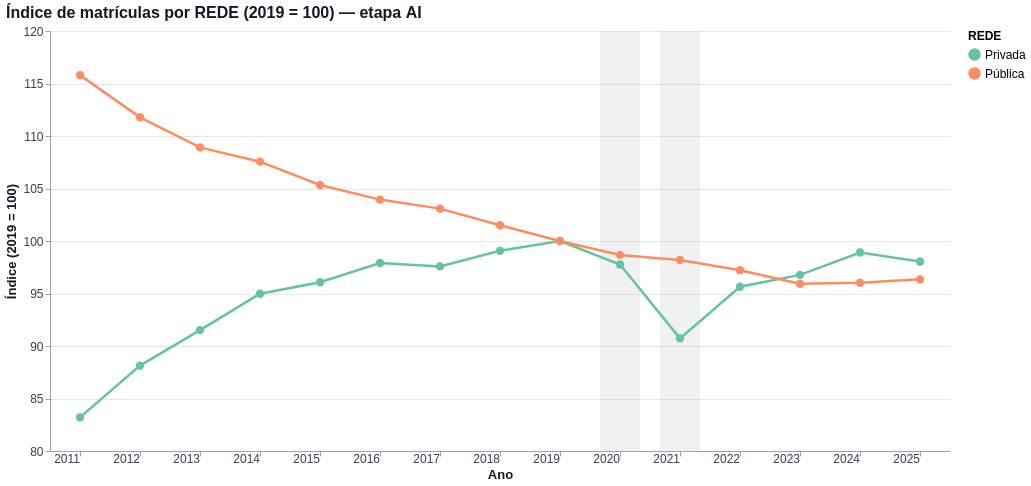
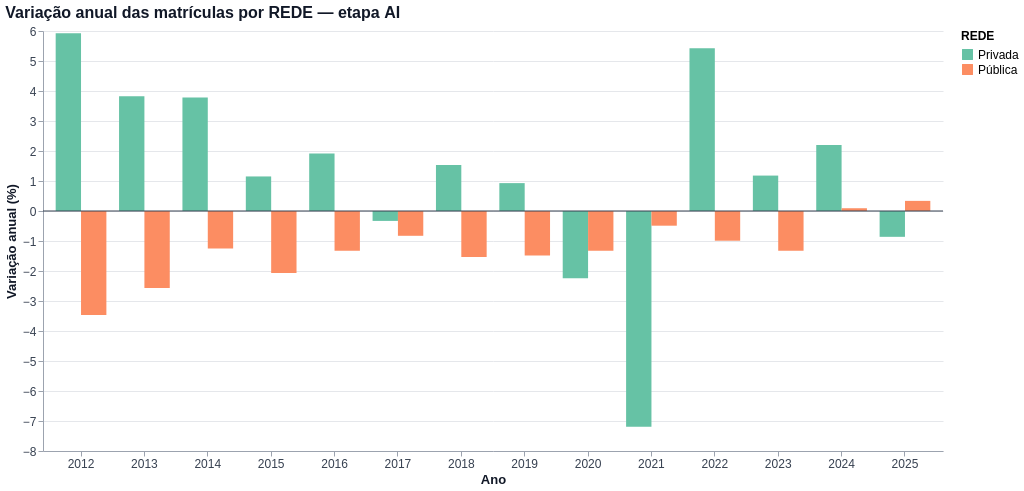

Source (notebook cell) for these figures, in order:
### Markdown cell above
## Etapa 4 — Índice (ano base = 100) e variação anual

- **Índice:** matrícula do ano ÷ matrícula do `ANO_BASE_INDICE` × 100. Permite comparar redes de tamanhos muito diferentes na mesma escala.
- **Variação anual:** `(matrícula em t − matrícula em t−1) / matrícula em t−1`, em %.

### Code cell
if ANO_BASE_INDICE not in tot.index or tot.loc[ANO_BASE_INDICE].isna().all():
    print(f"[aviso] ANO_BASE_INDICE={ANO_BASE_INDICE} não está na base filtrada; índice não calculado.")
    indice = None
else:
    indice = tot / tot.loc[ANO_BASE_INDICE] * 100
    print(f"Índice (ano {ANO_BASE_INDICE} = 100)")
    display(indice.round(1))
    g = grafico_linhas(longo(indice), "VALOR", f"Índice de matrículas por {DIMENSAO} ({ANO_BASE_INDICE} = 100) — etapa {ETAPA}",
                       f"Índice ({ANO_BASE_INDICE} = 100)", formato=".1f")
    display(g)

var = tot.pct_change(fill_method=None) * 100        # só compara anos consecutivos
print("Variação anual das matrículas (%)")
display(var.round(2))

barras = (alt.Chart(longo(var)).mark_bar().encode(
    x=alt.X("ANO:O", title="Ano", axis=alt.Axis(labelAngle=0)),
    xOffset=alt.XOffset("GRUPO:N"),
    y=alt.Y("VALOR:Q", title="Variação anual (%)"),
    color=alt.Color("GRUPO:N", title=DIMENSAO, scale=alt.Scale(scheme=ESQUEMA_CORES)),
    tooltip=["ANO:O", "GRUPO:N", alt.Tooltip("VALOR:Q", format=".2f", title="variação %")]))
zero = alt.Chart(pd.DataFrame({"y": [0]})).mark_rule(color="#374151").encode(y="y:Q")
display(estilizar(alt.layer(barras, zero).properties(
    width=LARGURA_GRAFICO, height=ALTURA_GRAFICO,
    title=f"Variação anual das matrículas por {DIMENSAO} — etapa {ETAPA}")))

### Figure 1 — Vega-Lite specification as saved in the notebook (floating-point values rounded to 4 significant figures)
{"config": {"view": {"continuousWidth": 300, "continuousHeight": 300, "stroke": null}, "axis": {"domainColor": "#9CA3AF", "gridColor": "#E5E7EB", "labelColor": "#374151", "labelFontSize": 12, "tickColor": "#9CA3AF", "titleColor": "#111827", "titleFontSize": 13}, "legend": {"labelFontSize": 12, "symbolSize": 120, "titleFontSize": 12}, "title": {"anchor": "start", "color": "#111827", "fontSize": 16, "subtitleColor": "#6B7280", "subtitleFontSize": 12}}, "layer": [{"data": {"name": "data-4fccd91b7735cae01866b9b58e92a5a9"}, "mark": {"type": "bar", "color": "#9CA3AF", "opacity": 0.15, "size": 40}, "encoding": {"x": {"field": "ANO", "type": "ordinal"}, "y": {"value": 0}, "y2": {"value": 420}}}, {"data": {"name": "data-a6fae5f785a72a5e0b2d0e4fb40c9fb5"}, "mark": {"type": "line", "point": {"filled": true, "size": 70}, "strokeWidth": 2.5}, "encoding": {"color": {"field": "GRUPO", "scale": {"scheme": "set2"}, "title": "REDE", "type": "nominal"}, "tooltip": [{"field": "ANO", "type": "ordinal"}, {"field": "GRUPO", "type": "nominal"}, {"field": "VALOR", "format": ".1f", "type": "quantitative"}], "x": {"axis": {"labelAngle": 0}, "field": "ANO", "title": "Ano", "type": "ordinal"}, "y": {"field": "VALOR", "scale": {"zero": false}, "title": "Índice (2019 = 100)", "type": "quantitative"}}}], "height": 420, "title": "Índice de matrículas por REDE (2019 = 100) — etapa AI", "width": 900, "$schema": "https://vega.github.io/schema/vega-lite/v6.4.1.json", "datasets": {"data-4fccd91b7735cae01866b9b58e92a5a9": [{"ANO": 2020}, {"ANO": 2021}], "data-a6fae5f785a72a5e0b2d0e4fb40c9fb5": [{"ANO": 2011, "GRUPO": "Privada", "VALOR": 83.21}, {"ANO": 2012, "GRUPO": "Privada", "VALOR": 88.13}, {"ANO": 2013, "GRUPO": "Privada", "VALOR": 91.51}, {"ANO": 2014, "GRUPO": "Privada", "VALOR": 94.97}, {"ANO": 2015, "GRUPO": "Privada", "VALOR": 96.07}, {"ANO": 2016, "GRUPO": "Privada", "VALOR": 97.91}, {"ANO": 2017, "GRUPO": "Privada", "VALOR": 97.58}, {"ANO": 2018, "GRUPO": "Privada", "VALOR": 99.08}, {"ANO": 2019, "GRUPO": "Privada", "VALOR": 100.0}, {"ANO": 2020, "GRUPO": "Privada", "VALOR": 97.76}, {"ANO": 2021, "GRUPO": "Privada", "VALOR": 90.73}, {"ANO": 2022, "GRUPO": "Privada", "VALOR": 95.65}, {"ANO": 2023, "GRUPO": "Privada", "VALOR": 96.78}, {"ANO": 2024, "GRUPO": "Privada", "VALOR": 98.9}, {"ANO": 2025, "GRUPO": "Privada", "VALOR": 98.05}, {"ANO": 2011, "GRUPO": "Pública", "VALOR": 115.8}, {"ANO": 2012, "GRUPO": "Pública", "VALOR": 111.8}, {"ANO": 2013, "GRUPO": "Pública", "VALOR": 108.9}, {"ANO": 2014, "GRUPO": "Pública", "VALOR": 107.6}, {"ANO": 2015, "GRUPO": "Pública", "VALOR": 105.3}, {"ANO": 2016, "GRUPO": "Pública", "VALOR": 103.9}, {"ANO": 2017, "GRUPO": "Pública", "VALOR": 103.1}, {"ANO": 2018, "GRUPO": "Pública", "VALOR": 101.5}, {"ANO": 2019, "GRUPO": "Pública", "VALOR": 100.0}, {"ANO": 2020, "GRUPO": "Pública", "VALOR": 98.68}, {"ANO": 2021, "GRUPO": "Pública", "VALOR": 98.19}, {"ANO": 2022, "GRUPO": "Pública", "VALOR": 97.22}, {"ANO": 2023, "GRUPO": "Pública", "VALOR": 95.93}, {"ANO": 2024, "GRUPO": "Pública", "VALOR": 96.02}, {"ANO": 2025, "GRUPO": "Pública", "VALOR": 96.35}]}}

### Figure 2 — Vega-Lite specification as saved in the notebook (floating-point values rounded to 4 significant figures)
{"config": {"view": {"continuousWidth": 300, "continuousHeight": 300, "stroke": null}, "axis": {"domainColor": "#9CA3AF", "gridColor": "#E5E7EB", "labelColor": "#374151", "labelFontSize": 12, "tickColor": "#9CA3AF", "titleColor": "#111827", "titleFontSize": 13}, "legend": {"labelFontSize": 12, "symbolSize": 120, "titleFontSize": 12}, "title": {"anchor": "start", "color": "#111827", "fontSize": 16, "subtitleColor": "#6B7280", "subtitleFontSize": 12}}, "layer": [{"data": {"name": "data-e8ffcb8ac00b4c6f659b448efc315623"}, "mark": {"type": "bar"}, "encoding": {"color": {"field": "GRUPO", "scale": {"scheme": "set2"}, "title": "REDE", "type": "nominal"}, "tooltip": [{"field": "ANO", "type": "ordinal"}, {"field": "GRUPO", "type": "nominal"}, {"field": "VALOR", "format": ".2f", "title": "variação %", "type": "quantitative"}], "x": {"axis": {"labelAngle": 0}, "field": "ANO", "title": "Ano", "type": "ordinal"}, "xOffset": {"field": "GRUPO", "type": "nominal"}, "y": {"field": "VALOR", "title": "Variação anual (%)", "type": "quantitative"}}}, {"data": {"name": "data-a0a55d106695e8d630baff0f16eee66d"}, "mark": {"type": "rule", "color": "#374151"}, "encoding": {"y": {"field": "y", "type": "quantitative"}}}], "height": 420, "title": "Variação anual das matrículas por REDE — etapa AI", "width": 900, "$schema": "https://vega.github.io/schema/vega-lite/v6.4.1.json", "datasets": {"data-e8ffcb8ac00b4c6f659b448efc315623": [{"ANO": 2012, "GRUPO": "Privada", "VALOR": 5.922}, {"ANO": 2013, "GRUPO": "Privada", "VALOR": 3.829}, {"ANO": 2014, "GRUPO": "Privada", "VALOR": 3.784}, {"ANO": 2015, "GRUPO": "Privada", "VALOR": 1.152}, {"ANO": 2016, "GRUPO": "Privada", "VALOR": 1.916}, {"ANO": 2017, "GRUPO": "Privada", "VALOR": -0.3304}, {"ANO": 2018, "GRUPO": "Privada", "VALOR": 1.533}, {"ANO": 2019, "GRUPO": "Privada", "VALOR": 0.9294}, {"ANO": 2020, "GRUPO": "Privada", "VALOR": -2.24}, {"ANO": 2021, "GRUPO": "Privada", "VALOR": -7.195}, {"ANO": 2022, "GRUPO": "Privada", "VALOR": 5.423}, {"ANO": 2023, "GRUPO": "Privada", "VALOR": 1.181}, {"ANO": 2024, "GRUPO": "Privada", "VALOR": 2.199}, {"ANO": 2025, "GRUPO": "Privada", "VALOR": -0.8608}, {"ANO": 2012, "GRUPO": "Pública", "VALOR": -3.469}, {"ANO": 2013, "GRUPO": "Pública", "VALOR": -2.563}, {"ANO": 2014, "GRUPO": "Pública", "VALOR": -1.248}, {"ANO": 2015, "GRUPO": "Pública", "VALOR": -2.064}, {"ANO": 2016, "GRUPO": "Pública", "VALOR": -1.322}, {"ANO": 2017, "GRUPO": "Pública", "VALOR": -0.8265}, {"ANO": 2018, "GRUPO": "Pública", "VALOR": -1.533}, {"ANO": 2019, "GRUPO": "Pública", "VALOR": -1.481}, {"ANO": 2020, "GRUPO": "Pública", "VALOR": -1.323}, {"ANO": 2021, "GRUPO": "Pública", "VALOR": -0.4899}, {"ANO": 2022, "GRUPO": "Pública", "VALOR": -0.9903}, {"ANO": 2023, "GRUPO": "Pública", "VALOR": -1.325}, {"ANO": 2024, "GRUPO": "Pública", "VALOR": 0.09209}, {"ANO": 2025, "GRUPO": "Pública", "VALOR": 0.3375}], "data-a0a55d106695e8d630baff0f16eee66d": [{"y": 0}]}}
